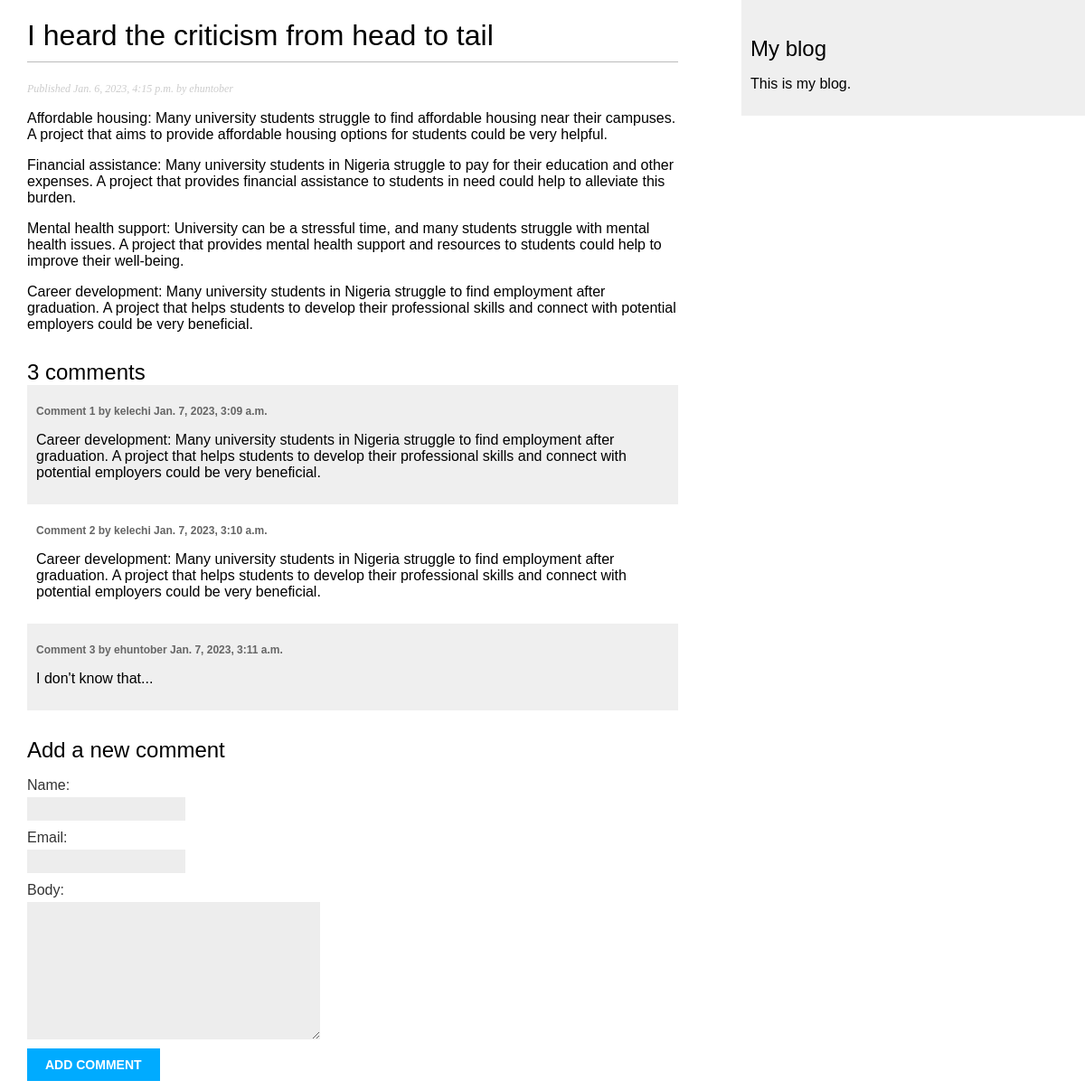
The page /blog/2023/1/6/i-heard-the-criticism-from-head-to-tail/ on the database its author committed.
### blog/models.py (models this page shows, shortened)
class Post(models.Model):
    class Status(models.TextChoices):
        DRAFT = 'DF', 'Draft'
        PUBLISHED = 'PB', 'Published'
    title = models.CharField(max_length=250)
    slug = models.SlugField(max_length=250, unique_for_date='publish')
    author = models.ForeignKey(User,
                            on_delete=models.CASCADE,
                            related_name='blog_posts')
    body = models.TextField()
    publish = models.DateTimeField(default=timezone.now)
    created = models.DateTimeField(auto_now_add=True)
    updated = models.DateTimeField(auto_now=True)
    status = models.CharField(max_length=2,
                              choices=Status.choices,
                              default=Status.DRAFT)
    objects = models.Manager()
    published = PublishedManager()
    class Meta:
        ordering = ['-publish']
        indexes = [
            models.Index(fields=['-publish']),
        ]

class Comment(models.Model):
    post = models.ForeignKey(Post,
                             on_delete=models.CASCADE,
                             related_name='comments'
                             )
    name=models.CharField(max_length=80)
    email = models.EmailField()
    body = models.TextField()
    created = models.DateTimeField(auto_now_add=True)
    updated = models.DateTimeField(auto_now=True)
    active = models.BooleanField(default=True)
    class Meta:
        ordering = ['created']
        indexes = [
            models.Index(fields=['created']),
        ]

### blog/views.py (the view)
def post_detail(request,year,month,day,post):
    post = get_object_or_404(Post,
                             status=Post.Status.PUBLISHED,
                             slug=post,
                             publish__year=year,
                             publish__month=month,
                            publish__day=day)
    comments = post.comments.filter(active=True)
    form = CommentForm()
    return render(request,
                  'blog/post/detail.html',
                  {'post': post,
                   'comments': comments,
                   'form': form})

### blog/forms.py
class CommentForm(forms.ModelForm):
    class Meta:
        model = Comment
        fields = ['name','email','body']

### blog/templates/blog/post/detail.html (shortened to what this page needs)
{% extends "blog/base.html" %}
{% block content %}
 <h1>{{ post.title }}</h1>
 <p class="date">
 Published {{ post.publish }} by {{ post.author }}
 </p>
 {{ post.body|linebreaks }}
 {% with comments.count as total_comments %}
 <h2>
 {{ total_comments }} comment{{ total_comments|pluralize }}
 </h2>
 {% endwith %}
 {% for comment in comments %}
 <div class="comment">
 <p class="info">
 Comment {{ forloop.counter }} by {{ comment.name }}
 {{ comment.created }}
 </p>
 {{ comment.body|linebreaks }}
 </div>
 {% empty %}
 <p>There are no comments.</p>
 {% endfor %}
 {% include "blog/post/includes/comment_form.html" %}
{% endblock %}

### static/css/blog.css (style rules this page uses)
body { margin:0; padding:0; font-family:helvetica, sans-serif; }
h1 { font-weight:normal; border-bottom:1px solid #bbb; padding:0 0 10px 0; }
h2 { font-weight:normal; margin:30px 0 0; }
p.date { color:#ccc; font-family: georgia, serif; font-size: 12px; font-style: italic; }
label { float:left; clear:both; color:#333; margin-bottom:4px; }
input, textarea { clear:both; float:left; margin:0 0 10px; background:#ededed; border:0; padding:6px 10px; font-size:12px; }
.comment { padding:10px; }
.comment:nth-child(even) { background:#efefef; }
.comment .info { font-weight:bold; font-size:12px; color:#666; }

### blog/templates/blog/base.html (style rules this page uses)
body { margin:0; padding:0; font-family:helvetica, sans-serif; }
h1 { font-weight:normal; border-bottom:1px solid #bbb; padding:0 0 10px 0; }
h2 { font-weight:normal; margin:30px 0 0; }
p.date { color:#ccc; font-family: georgia, serif; font-size: 12px; font-style: italic; }
label { float:left; clear:both; color:#333; margin-bottom:4px; }
input, textarea { clear:both; float:left; margin:0 0 10px; background:#ededed; border:0; padding:6px 10px; font-size:12px; }
.comment { padding:10px; }
.comment:nth-child(even) { background:#efefef; }
.comment .info { font-weight:bold; font-size:12px; color:#666; }

### rows shown on the page
Post: title "I heard the criticism from head to tail", publish "Jan. 6, 2023, 4:15 p.m.", author "ehuntober", body "Affordable housing: Many university students struggle to find affordable housing near their campuses. A project that aims to provide affordable housing options for students could be very helpful. Financial assistance: Many university students in Nigeria struggle to pay for their education and other expenses. A project that provides financial assistance to students in need could help to alleviate this burden. Mental health support: University can be a stressful time, and many students struggle with mental health issues. A project that provides mental health support and resources to students could help to improve their well-being. Career development: Many university students in Nigeria…"
Comment: name "kelechi", created "Jan. 7, 2023, 3:09 a.m.", body "Career development: Many university students in Nigeria struggle to find employment after graduation. A project that helps students to develop their professional skills and connect with potential employers could be very beneficial."
Comment: name "kelechi", created "Jan. 7, 2023, 3:10 a.m.", body "Career development: Many university students in Nigeria struggle to find employment after graduation. A project that helps students to develop their professional skills and connect with potential employers could be very beneficial."
Comment: name "ehuntober", created "Jan. 7, 2023, 3:11 a.m.", body "I don't know that..."

### other values the page prints
{{ total_comments }} "3"
